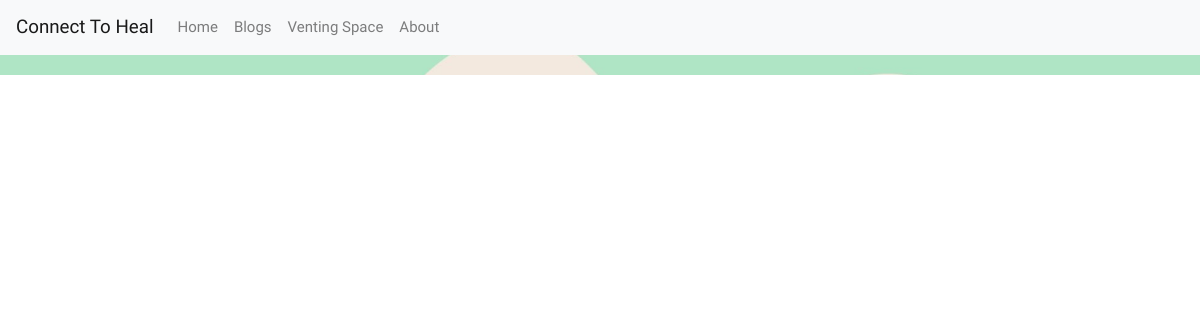
/therapists/, run on an earlier commit of the app's database.
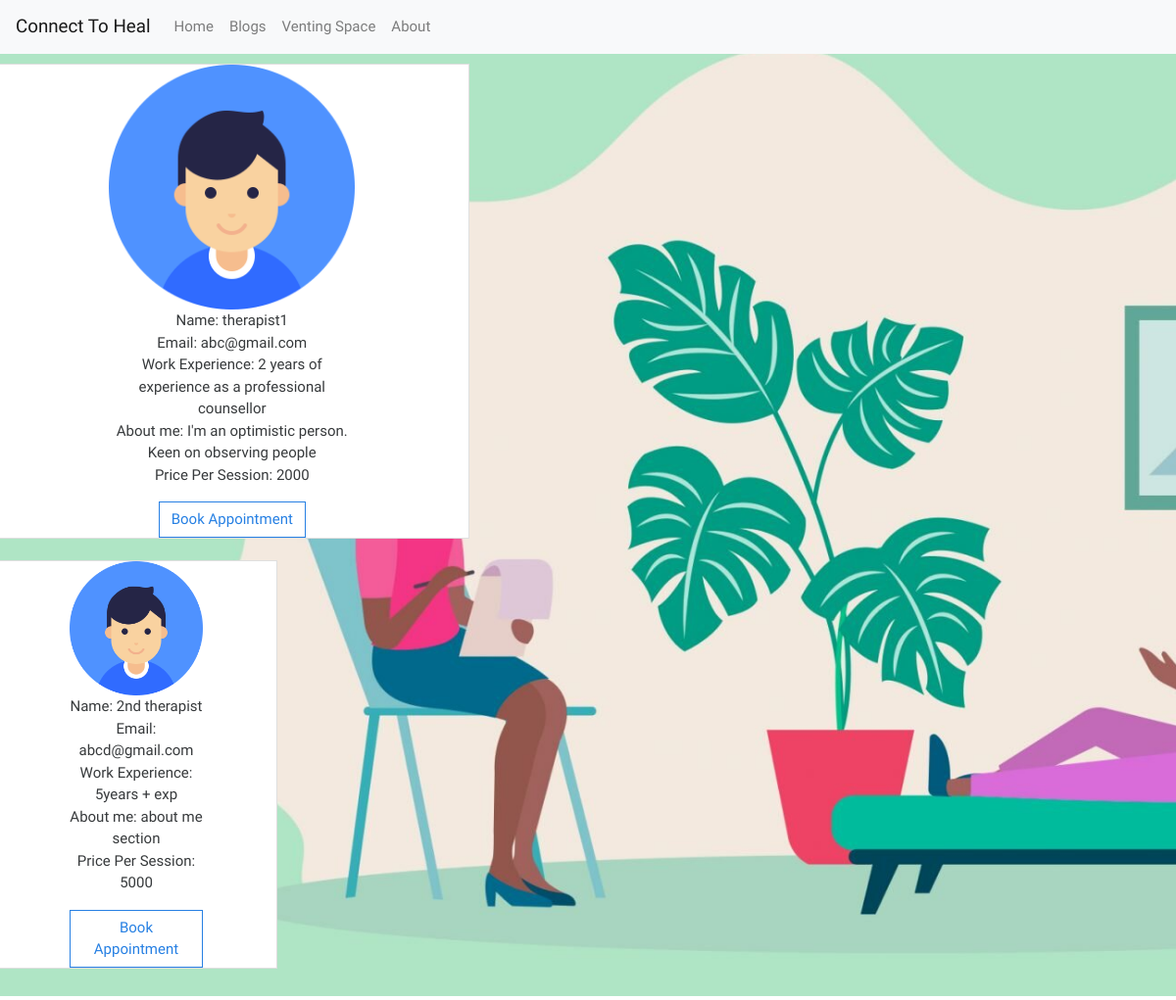
And on a later commit of the database.
### connectToHeal/models.py (models this page shows, shortened)
class Therapist(models.Model):
    username = models.CharField(max_length = 50, blank = True, null = True, unique = True)
    email = models.EmailField(('email address'), unique = True)
    aboutMe = models.CharField(max_length = 1024)
    workExperience = models.CharField(max_length = 1024)
    pricePerSession = models.IntegerField()
    cover = models.ImageField(default = 'default.jpg', upload_to = 'profilephotos')
    USERNAME_FIELD = 'username'
    REQUIRED_FIELDS = ['email', 'aboutMe', 'workExperience','pricePerSession']

### connectToHeal/views.py (the view)
# urls.py: path('therapists/', views.viewTherapists, name = "therapists"),
def viewTherapists(request):
    therapists = Therapist.objects.all()
    return render(request, "connectToHeal/viewTherapists.html", {'therapists': therapists})

### connectToHeal/templates/connectToHeal/viewTherapists.html (shortened to what this page needs)
<head>
    <link rel="stylesheet" href="https://cdnjs.cloudflare.com/ajax/libs/font-awesome/4.7.0/css/font-awesome.min.css">
        <link rel="stylesheet" href="https://bootswatch.com/4/cosmo/bootstrap.min.css">
    </head>
    <body >
        <div class="hero" style="background-image: url('/media/home.jfif');background-size:cover;">
    <div>
        <nav class="navbar navbar-expand-lg navbar-light bg-light">
            <a class="navbar-brand" >Connect To Heal</a>
            <div class="collapse navbar-collapse" id="navbarSupportedContent">
              <ul class="navbar-nav mr-auto">
                <li class="nav-item">
                  <a class="nav-link" href="/home">Home </a>
                </li>
                <li class="nav-item">
                  <a class="nav-link" href="/blogs">Blogs</a>
                </li>
                <li class="nav-item">
                  <a class="nav-link" href="/discussion">Venting Space </a>
                </li>
                <li class="nav-item">
                  <a class="nav-link" href="/about">About </a>
                </li>
              </ul>
            </div>
          </nav>
        </div>
    <div  class="container-fluid" style= "padding:10px">
    {% for therapist in therapists %}
        <div class="row">
            <div class = "card">
                <center><img class="col-7" src="{{ therapist.cover.url }}"/></center>
                <div class="col-7  align-self-center">
                    <center>
                        <p name="therapistname">Name:  {{therapist.username}}<br> Email:  {{therapist.email}}<br> Work Experience: {{therapist.workExperience}} <br> About me: {{therapist.aboutMe}} <br>Price Per Session: {{therapist.pricePerSession}} </p>
                        <button class = "btn btn-outline-primary" >Book Appointment</a>
                    </center>
                </div>
            </div>
        </div>
        <br>
    {% endfor %}
    </div>
</body>
</html>

What changed in the data, as far as the page shows it:
added Therapist: cover (placeholder picture), username "therapist1", email "abc@gmail.com", workExperience "2 years of experience as a professional counsellor", aboutMe "I'm an optimistic person. Keen on observing people", pricePerSession "2000"
added Therapist: cover (placeholder picture), username "2nd therapist", email "abcd@gmail.com", workExperience "5years + exp", aboutMe "about me section", pricePerSession "5000"
